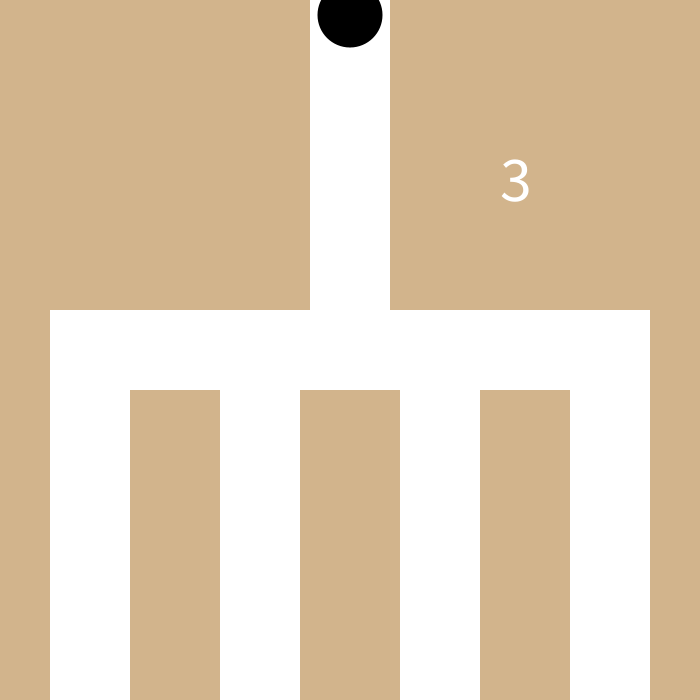
Frame 1 (no input)
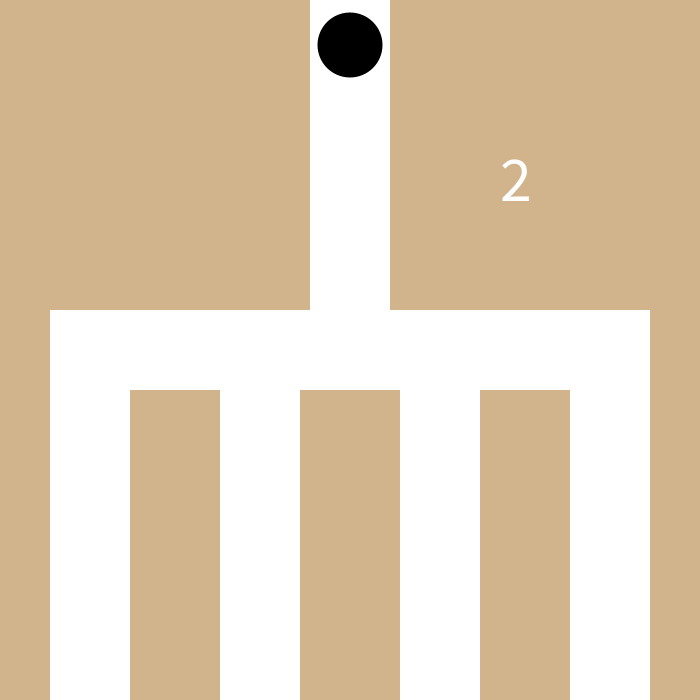
Frame 60 (the mouse pressed at the canvas centre just before this capture)
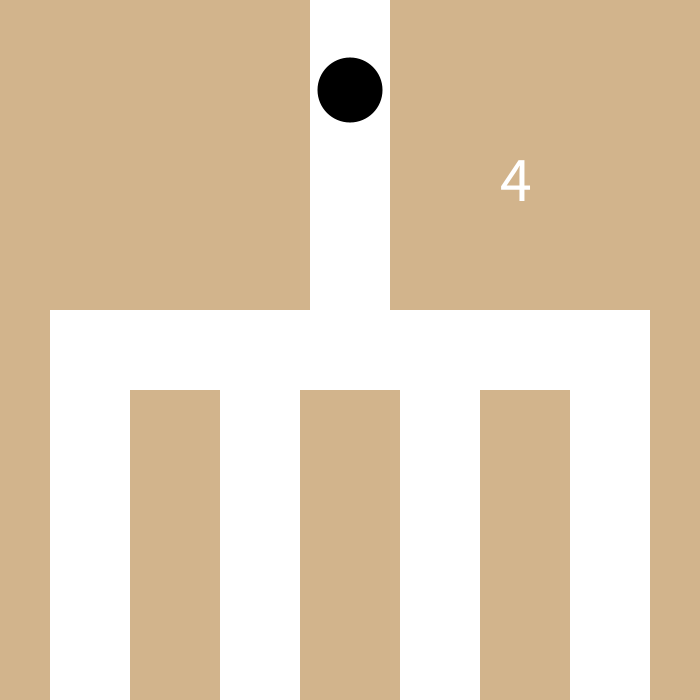
Frame 120 (the mouse held since frame 60 and released just before this capture)

The Processing sketch that drew these frames (run headless with seeded random() and noise(); from frame 60 on, the mouse is pressed at the canvas centre):

// Processing sketch: switch_image
// ── switch_image.pde
// 円の初期座標
int round_x = 0;
int round_y = -350;

// 分岐判定
float branch_num = random(0, 4);

//円の動作スピード
float round_speed = 15;

void setup() {
    // 画面サイズ
    size(700,700);
}

void draw() {
    view_init();
    create_rects();

    // 円を動かす
    if (round_y < 0) {
        round_y += round_speed;
    }

    // 分岐点まで来た時の処理
    if (0 <= round_y) {
        switch (ceil(branch_num)) {
            case 1:
                route_left(-260);
                break;
            case 2:
                route_left(-90);
                break;
            case 3:
                route_right(90);
                break;
            case 4:
                route_right(260);
                break;
        }
    }

    fill(0,0,0);
    ellipse(round_x,round_y,65,65);

    round_init();
}

void view_init() {
    // 背景色rgb
    background(210, 180, 140);

    // 座標軸を中央に変更
    translate(width/2, height/2);

    // 図形の座標軸を中央に変更
    rectMode(CENTER);
}

void create_rects() {
    fill(255,255,255);
    noStroke();

    // 縦の長方形
    rect(0, -170, 80, 380);

    // 横の長方形
    rect(0, 0, 600, 80);

    // 1本目
    rect(-260, 210, 80, 500);
    // 2本目
    rect(-90, 210, 80, 500);
    // 3本目
    rect(90, 210, 80, 500);
    // 4本目
    rect(260, 210, 80, 500);

    // 分岐の数字の表示
    fill(255);
    textSize(64);
    text(ceil(branch_num), 150, -150);

}

void route_left(int x) {
    round_x -= round_speed;

    if (round_x <= x) {
        round_x = x;
        round_y += round_speed;
    }
}

void route_right(int x) {
    round_x += round_speed;

    if (x <= round_x) {
        round_x = x;
        round_y += round_speed;
    }
}

void round_init() {
     // 円が画面外に出た時、初期化
    if (height / 1.6 < round_y) {
        round_x = 0;
        round_y = -350;
        branch_num = random(0, 4);
        println(ceil(branch_num));
    }
}
